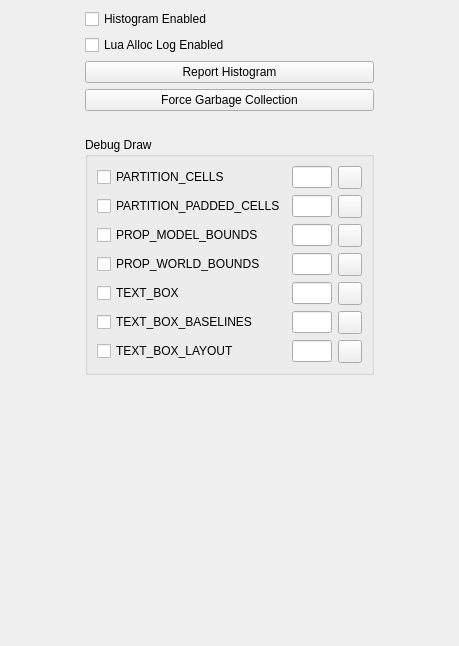
<?xml version="1.0" encoding="UTF-8"?>
<ui version="4.0">
 <class>debugdock</class>
 <widget class="QDockWidget" name="debugdock">
  <property name="geometry">
   <rect>
    <x>0</x>
    <y>0</y>
    <width>459</width>
    <height>646</height>
   </rect>
  </property>
  <property name="windowTitle">
   <string>Debug</string>
  </property>
  <widget class="QWidget" name="dockWidgetContents">
   <layout class="QGridLayout" name="gridLayout">
    <item row="1" column="1">
     <widget class="QCheckBox" name="allocLog">
      <property name="text">
       <string>Lua Alloc Log Enabled</string>
      </property>
     </widget>
    </item>
    <item row="15" column="1">
     <widget class="QGroupBox" name="groupBox">
      <property name="title">
       <string>Debug Draw</string>
      </property>
      <layout class="QGridLayout" name="gridLayout_2">
       <item row="0" column="0">
        <widget class="QCheckBox" name="partitionCells">
         <property name="text">
          <string>PARTITION_CELLS</string>
         </property>
        </widget>
       </item>
       <item row="1" column="0">
        <widget class="QCheckBox" name="partitionPaddedCells">
         <property name="text">
          <string>PARTITION_PADDED_CELLS</string>
         </property>
        </widget>
       </item>
       <item row="1" column="1">
        <widget class="QLineEdit" name="partitionPaddedCellsWidth">
         <property name="sizePolicy">
          <sizepolicy hsizetype="Fixed" vsizetype="Fixed">
           <horstretch>0</horstretch>
           <verstretch>0</verstretch>
          </sizepolicy>
         </property>
         <property name="maximumSize">
          <size>
           <width>40</width>
           <height>16777215</height>
          </size>
         </property>
        </widget>
       </item>
       <item row="5" column="0">
        <widget class="QCheckBox" name="textBox">
         <property name="text">
          <string>TEXT_BOX</string>
         </property>
        </widget>
       </item>
       <item row="0" column="1">
        <widget class="QLineEdit" name="partitionCellsWidth">
         <property name="sizePolicy">
          <sizepolicy hsizetype="Fixed" vsizetype="Fixed">
           <horstretch>0</horstretch>
           <verstretch>0</verstretch>
          </sizepolicy>
         </property>
         <property name="maximumSize">
          <size>
           <width>40</width>
           <height>16777215</height>
          </size>
         </property>
        </widget>
       </item>
       <item row="8" column="0">
        <widget class="QCheckBox" name="textBoxLayout">
         <property name="text">
          <string>TEXT_BOX_LAYOUT</string>
         </property>
        </widget>
       </item>
       <item row="7" column="0">
        <widget class="QCheckBox" name="textBoxBaselines">
         <property name="text">
          <string>TEXT_BOX_BASELINES</string>
         </property>
        </widget>
       </item>
       <item row="0" column="2">
        <widget class="QToolButton" name="partitionCellsColor">
         <property name="focusPolicy">
          <enum>Qt::ClickFocus</enum>
         </property>
         <property name="text">
          <string/>
         </property>
        </widget>
       </item>
       <item row="1" column="2">
        <widget class="QToolButton" name="partitionPaddedCellsColor">
         <property name="focusPolicy">
          <enum>Qt::ClickFocus</enum>
         </property>
         <property name="text">
          <string/>
         </property>
        </widget>
       </item>
       <item row="2" column="0">
        <widget class="QCheckBox" name="propModelBounds">
         <property name="text">
          <string>PROP_MODEL_BOUNDS</string>
         </property>
        </widget>
       </item>
       <item row="4" column="0">
        <widget class="QCheckBox" name="propWorldBounds">
         <property name="text">
          <string>PROP_WORLD_BOUNDS</string>
         </property>
        </widget>
       </item>
       <item row="2" column="1">
        <widget class="QLineEdit" name="propModelBoundsWidth">
         <property name="sizePolicy">
          <sizepolicy hsizetype="Fixed" vsizetype="Fixed">
           <horstretch>0</horstretch>
           <verstretch>0</verstretch>
          </sizepolicy>
         </property>
         <property name="maximumSize">
          <size>
           <width>40</width>
           <height>16777215</height>
          </size>
         </property>
        </widget>
       </item>
       <item row="2" column="2">
        <widget class="QToolButton" name="propModelBoundsColor">
         <property name="focusPolicy">
          <enum>Qt::ClickFocus</enum>
         </property>
         <property name="text">
          <string/>
         </property>
        </widget>
       </item>
       <item row="4" column="1">
        <widget class="QLineEdit" name="propWorldBoundsWidth">
         <property name="sizePolicy">
          <sizepolicy hsizetype="Fixed" vsizetype="Fixed">
           <horstretch>0</horstretch>
           <verstretch>0</verstretch>
          </sizepolicy>
         </property>
         <property name="maximumSize">
          <size>
           <width>40</width>
           <height>16777215</height>
          </size>
         </property>
        </widget>
       </item>
       <item row="4" column="2">
        <widget class="QToolButton" name="propWorldBoundsColor">
         <property name="focusPolicy">
          <enum>Qt::ClickFocus</enum>
         </property>
         <property name="text">
          <string/>
         </property>
        </widget>
       </item>
       <item row="5" column="1">
        <widget class="QLineEdit" name="textBoxWidth">
         <property name="sizePolicy">
          <sizepolicy hsizetype="Fixed" vsizetype="Fixed">
           <horstretch>0</horstretch>
           <verstretch>0</verstretch>
          </sizepolicy>
         </property>
         <property name="maximumSize">
          <size>
           <width>40</width>
           <height>16777215</height>
          </size>
         </property>
        </widget>
       </item>
       <item row="7" column="1">
        <widget class="QLineEdit" name="textBoxBaselinesWidth">
         <property name="sizePolicy">
          <sizepolicy hsizetype="Fixed" vsizetype="Fixed">
           <horstretch>0</horstretch>
           <verstretch>0</verstretch>
          </sizepolicy>
         </property>
         <property name="maximumSize">
          <size>
           <width>40</width>
           <height>16777215</height>
          </size>
         </property>
        </widget>
       </item>
       <item row="8" column="1">
        <widget class="QLineEdit" name="textBoxLayoutWidth">
         <property name="sizePolicy">
          <sizepolicy hsizetype="Fixed" vsizetype="Fixed">
           <horstretch>0</horstretch>
           <verstretch>0</verstretch>
          </sizepolicy>
         </property>
         <property name="maximumSize">
          <size>
           <width>40</width>
           <height>16777215</height>
          </size>
         </property>
        </widget>
       </item>
       <item row="5" column="2">
        <widget class="QToolButton" name="textBoxColor">
         <property name="focusPolicy">
          <enum>Qt::ClickFocus</enum>
         </property>
         <property name="text">
          <string/>
         </property>
        </widget>
       </item>
       <item row="7" column="2">
        <widget class="QToolButton" name="textBoxBaselinesColor">
         <property name="focusPolicy">
          <enum>Qt::ClickFocus</enum>
         </property>
         <property name="text">
          <string/>
         </property>
        </widget>
       </item>
       <item row="8" column="2">
        <widget class="QToolButton" name="textBoxLayoutColor">
         <property name="focusPolicy">
          <enum>Qt::ClickFocus</enum>
         </property>
         <property name="text">
          <string/>
         </property>
        </widget>
       </item>
      </layout>
     </widget>
    </item>
    <item row="4" column="1">
     <spacer name="verticalSpacer_2">
      <property name="orientation">
       <enum>Qt::Vertical</enum>
      </property>
      <property name="sizeType">
       <enum>QSizePolicy::Fixed</enum>
      </property>
      <property name="sizeHint" stdset="0">
       <size>
        <width>20</width>
        <height>20</height>
       </size>
      </property>
     </spacer>
    </item>
    <item row="15" column="0">
     <spacer name="horizontalSpacer">
      <property name="orientation">
       <enum>Qt::Horizontal</enum>
      </property>
      <property name="sizeHint" stdset="0">
       <size>
        <width>124</width>
        <height>20</height>
       </size>
      </property>
     </spacer>
    </item>
    <item row="0" column="1">
     <widget class="QCheckBox" name="histogram">
      <property name="text">
       <string>Histogram Enabled</string>
      </property>
     </widget>
    </item>
    <item row="2" column="1">
     <widget class="QPushButton" name="reportHistogram_btn">
      <property name="text">
       <string>Report Histogram</string>
      </property>
     </widget>
    </item>
    <item row="16" column="1">
     <spacer name="verticalSpacer">
      <property name="orientation">
       <enum>Qt::Vertical</enum>
      </property>
      <property name="sizeHint" stdset="0">
       <size>
        <width>20</width>
        <height>319</height>
       </size>
      </property>
     </spacer>
    </item>
    <item row="15" column="2">
     <spacer name="horizontalSpacer_2">
      <property name="orientation">
       <enum>Qt::Horizontal</enum>
      </property>
      <property name="sizeHint" stdset="0">
       <size>
        <width>124</width>
        <height>20</height>
       </size>
      </property>
     </spacer>
    </item>
    <item row="3" column="1">
     <widget class="QPushButton" name="forceGC_btn">
      <property name="text">
       <string>Force Garbage Collection</string>
      </property>
     </widget>
    </item>
   </layout>
  </widget>
 </widget>
 <tabstops>
  <tabstop>histogram</tabstop>
  <tabstop>allocLog</tabstop>
  <tabstop>reportHistogram_btn</tabstop>
  <tabstop>forceGC_btn</tabstop>
  <tabstop>partitionCells</tabstop>
  <tabstop>partitionCellsWidth</tabstop>
  <tabstop>partitionPaddedCells</tabstop>
  <tabstop>partitionPaddedCellsWidth</tabstop>
  <tabstop>propModelBounds</tabstop>
  <tabstop>propModelBoundsWidth</tabstop>
  <tabstop>propWorldBounds</tabstop>
  <tabstop>propWorldBoundsWidth</tabstop>
  <tabstop>textBox</tabstop>
  <tabstop>textBoxWidth</tabstop>
  <tabstop>textBoxBaselines</tabstop>
  <tabstop>textBoxBaselinesWidth</tabstop>
  <tabstop>textBoxLayout</tabstop>
  <tabstop>textBoxLayoutWidth</tabstop>
  <tabstop>propWorldBoundsColor</tabstop>
  <tabstop>textBoxColor</tabstop>
  <tabstop>textBoxBaselinesColor</tabstop>
  <tabstop>textBoxLayoutColor</tabstop>
  <tabstop>partitionPaddedCellsColor</tabstop>
  <tabstop>propModelBoundsColor</tabstop>
  <tabstop>partitionCellsColor</tabstop>
 </tabstops>
 <resources/>
 <connections>
  <connection>
   <sender>partitionCells</sender>
   <signal>toggled(bool)</signal>
   <receiver>debugdock</receiver>
   <slot>togglePartitionCells(bool)</slot>
   <hints>
    <hint type="sourcelabel">
     <x>246</x>
     <y>50</y>
    </hint>
    <hint type="destinationlabel">
     <x>285</x>
     <y>281</y>
    </hint>
   </hints>
  </connection>
  <connection>
   <sender>partitionPaddedCells</sender>
   <signal>toggled(bool)</signal>
   <receiver>debugdock</receiver>
   <slot>togglePartitionPaddedCells(bool)</slot>
   <hints>
    <hint type="sourcelabel">
     <x>246</x>
     <y>86</y>
    </hint>
    <hint type="destinationlabel">
     <x>285</x>
     <y>281</y>
    </hint>
   </hints>
  </connection>
  <connection>
   <sender>propModelBounds</sender>
   <signal>toggled(bool)</signal>
   <receiver>debugdock</receiver>
   <slot>togglePropModelBounds(bool)</slot>
   <hints>
    <hint type="sourcelabel">
     <x>246</x>
     <y>122</y>
    </hint>
    <hint type="destinationlabel">
     <x>285</x>
     <y>281</y>
    </hint>
   </hints>
  </connection>
  <connection>
   <sender>propWorldBounds</sender>
   <signal>toggled(bool)</signal>
   <receiver>debugdock</receiver>
   <slot>togglePropWorldBounds(bool)</slot>
   <hints>
    <hint type="sourcelabel">
     <x>246</x>
     <y>158</y>
    </hint>
    <hint type="destinationlabel">
     <x>285</x>
     <y>281</y>
    </hint>
   </hints>
  </connection>
  <connection>
   <sender>textBox</sender>
   <signal>toggled(bool)</signal>
   <receiver>debugdock</receiver>
   <slot>toggleTextBox(bool)</slot>
   <hints>
    <hint type="sourcelabel">
     <x>246</x>
     <y>194</y>
    </hint>
    <hint type="destinationlabel">
     <x>285</x>
     <y>281</y>
    </hint>
   </hints>
  </connection>
  <connection>
   <sender>textBoxBaselines</sender>
   <signal>toggled(bool)</signal>
   <receiver>debugdock</receiver>
   <slot>toggleTextBoxBaselines(bool)</slot>
   <hints>
    <hint type="sourcelabel">
     <x>246</x>
     <y>230</y>
    </hint>
    <hint type="destinationlabel">
     <x>285</x>
     <y>281</y>
    </hint>
   </hints>
  </connection>
  <connection>
   <sender>textBoxLayout</sender>
   <signal>toggled(bool)</signal>
   <receiver>debugdock</receiver>
   <slot>toggleTextBoxLayout(bool)</slot>
   <hints>
    <hint type="sourcelabel">
     <x>246</x>
     <y>266</y>
    </hint>
    <hint type="destinationlabel">
     <x>285</x>
     <y>281</y>
    </hint>
   </hints>
  </connection>
  <connection>
   <sender>partitionCellsWidth</sender>
   <signal>textChanged(QString)</signal>
   <receiver>debugdock</receiver>
   <slot>setWidthPartitionCells(QString)</slot>
   <hints>
    <hint type="sourcelabel">
     <x>365</x>
     <y>50</y>
    </hint>
    <hint type="destinationlabel">
     <x>285</x>
     <y>281</y>
    </hint>
   </hints>
  </connection>
  <connection>
   <sender>partitionPaddedCellsWidth</sender>
   <signal>textChanged(QString)</signal>
   <receiver>debugdock</receiver>
   <slot>setWidthPartitionPaddedCells(QString)</slot>
   <hints>
    <hint type="sourcelabel">
     <x>365</x>
     <y>86</y>
    </hint>
    <hint type="destinationlabel">
     <x>285</x>
     <y>281</y>
    </hint>
   </hints>
  </connection>
  <connection>
   <sender>propModelBoundsWidth</sender>
   <signal>textChanged(QString)</signal>
   <receiver>debugdock</receiver>
   <slot>setWidthPropModelBounds(QString)</slot>
   <hints>
    <hint type="sourcelabel">
     <x>365</x>
     <y>122</y>
    </hint>
    <hint type="destinationlabel">
     <x>285</x>
     <y>281</y>
    </hint>
   </hints>
  </connection>
  <connection>
   <sender>propWorldBoundsWidth</sender>
   <signal>textChanged(QString)</signal>
   <receiver>debugdock</receiver>
   <slot>setWidthPropWorldBounds(QString)</slot>
   <hints>
    <hint type="sourcelabel">
     <x>365</x>
     <y>158</y>
    </hint>
    <hint type="destinationlabel">
     <x>285</x>
     <y>281</y>
    </hint>
   </hints>
  </connection>
  <connection>
   <sender>textBoxWidth</sender>
   <signal>textChanged(QString)</signal>
   <receiver>debugdock</receiver>
   <slot>setWidthTextBox(QString)</slot>
   <hints>
    <hint type="sourcelabel">
     <x>365</x>
     <y>194</y>
    </hint>
    <hint type="destinationlabel">
     <x>285</x>
     <y>281</y>
    </hint>
   </hints>
  </connection>
  <connection>
   <sender>textBoxBaselinesWidth</sender>
   <signal>textChanged(QString)</signal>
   <receiver>debugdock</receiver>
   <slot>setWidthTextBoxBaselines(QString)</slot>
   <hints>
    <hint type="sourcelabel">
     <x>365</x>
     <y>230</y>
    </hint>
    <hint type="destinationlabel">
     <x>285</x>
     <y>281</y>
    </hint>
   </hints>
  </connection>
  <connection>
   <sender>textBoxLayoutWidth</sender>
   <signal>textChanged(QString)</signal>
   <receiver>debugdock</receiver>
   <slot>setWidthTextBoxLayout(QString)</slot>
   <hints>
    <hint type="sourcelabel">
     <x>365</x>
     <y>266</y>
    </hint>
    <hint type="destinationlabel">
     <x>285</x>
     <y>281</y>
    </hint>
   </hints>
  </connection>
  <connection>
   <sender>partitionCellsColor</sender>
   <signal>clicked()</signal>
   <receiver>debugdock</receiver>
   <slot>pickColorPartitionCells()</slot>
   <hints>
    <hint type="sourcelabel">
     <x>408</x>
     <y>50</y>
    </hint>
    <hint type="destinationlabel">
     <x>285</x>
     <y>281</y>
    </hint>
   </hints>
  </connection>
  <connection>
   <sender>partitionPaddedCellsColor</sender>
   <signal>clicked()</signal>
   <receiver>debugdock</receiver>
   <slot>pickColorPartitionPaddedCells()</slot>
   <hints>
    <hint type="sourcelabel">
     <x>408</x>
     <y>86</y>
    </hint>
    <hint type="destinationlabel">
     <x>285</x>
     <y>281</y>
    </hint>
   </hints>
  </connection>
  <connection>
   <sender>propModelBoundsColor</sender>
   <signal>clicked()</signal>
   <receiver>debugdock</receiver>
   <slot>pickColorPropModelBounds()</slot>
   <hints>
    <hint type="sourcelabel">
     <x>408</x>
     <y>122</y>
    </hint>
    <hint type="destinationlabel">
     <x>285</x>
     <y>281</y>
    </hint>
   </hints>
  </connection>
  <connection>
   <sender>propWorldBoundsColor</sender>
   <signal>clicked()</signal>
   <receiver>debugdock</receiver>
   <slot>pickColorPropWorldBounds()</slot>
   <hints>
    <hint type="sourcelabel">
     <x>408</x>
     <y>158</y>
    </hint>
    <hint type="destinationlabel">
     <x>285</x>
     <y>281</y>
    </hint>
   </hints>
  </connection>
  <connection>
   <sender>textBoxColor</sender>
   <signal>clicked()</signal>
   <receiver>debugdock</receiver>
   <slot>pickColorTextBox()</slot>
   <hints>
    <hint type="sourcelabel">
     <x>408</x>
     <y>194</y>
    </hint>
    <hint type="destinationlabel">
     <x>285</x>
     <y>281</y>
    </hint>
   </hints>
  </connection>
  <connection>
   <sender>textBoxBaselinesColor</sender>
   <signal>clicked()</signal>
   <receiver>debugdock</receiver>
   <slot>pickColorTextBoxBaselines()</slot>
   <hints>
    <hint type="sourcelabel">
     <x>408</x>
     <y>230</y>
    </hint>
    <hint type="destinationlabel">
     <x>285</x>
     <y>281</y>
    </hint>
   </hints>
  </connection>
  <connection>
   <sender>textBoxLayoutColor</sender>
   <signal>clicked()</signal>
   <receiver>debugdock</receiver>
   <slot>pickColorTextBoxLayout()</slot>
   <hints>
    <hint type="sourcelabel">
     <x>408</x>
     <y>266</y>
    </hint>
    <hint type="destinationlabel">
     <x>285</x>
     <y>281</y>
    </hint>
   </hints>
  </connection>
  <connection>
   <sender>allocLog</sender>
   <signal>toggled(bool)</signal>
   <receiver>debugdock</receiver>
   <slot>toggleLuaAllocLogEnabled(bool)</slot>
   <hints>
    <hint type="sourcelabel">
     <x>232</x>
     <y>67</y>
    </hint>
    <hint type="destinationlabel">
     <x>229</x>
     <y>322</y>
    </hint>
   </hints>
  </connection>
  <connection>
   <sender>histogram</sender>
   <signal>toggled(bool)</signal>
   <receiver>debugdock</receiver>
   <slot>toggleHistogramEnabled(bool)</slot>
   <hints>
    <hint type="sourcelabel">
     <x>232</x>
     <y>44</y>
    </hint>
    <hint type="destinationlabel">
     <x>229</x>
     <y>322</y>
    </hint>
   </hints>
  </connection>
  <connection>
   <sender>reportHistogram_btn</sender>
   <signal>clicked()</signal>
   <receiver>debugdock</receiver>
   <slot>reportHistogram()</slot>
   <hints>
    <hint type="sourcelabel">
     <x>229</x>
     <y>99</y>
    </hint>
    <hint type="destinationlabel">
     <x>229</x>
     <y>322</y>
    </hint>
   </hints>
  </connection>
  <connection>
   <sender>forceGC_btn</sender>
   <signal>clicked()</signal>
   <receiver>debugdock</receiver>
   <slot>forceGC()</slot>
   <hints>
    <hint type="sourcelabel">
     <x>229</x>
     <y>133</y>
    </hint>
    <hint type="destinationlabel">
     <x>229</x>
     <y>322</y>
    </hint>
   </hints>
  </connection>
  <connection>
   <sender>histogram</sender>
   <signal>toggled(bool)</signal>
   <receiver>reportHistogram_btn</receiver>
   <slot>setEnabled(bool)</slot>
   <hints>
    <hint type="sourcelabel">
     <x>232</x>
     <y>44</y>
    </hint>
    <hint type="destinationlabel">
     <x>229</x>
     <y>99</y>
    </hint>
   </hints>
  </connection>
 </connections>
 <slots>
  <slot>togglePartitionCells(bool)</slot>
  <slot>togglePartitionPaddedCells(bool)</slot>
  <slot>togglePropModelBounds(bool)</slot>
  <slot>togglePropWorldBounds(bool)</slot>
  <slot>toggleTextBox(bool)</slot>
  <slot>toggleTextBoxBaselines(bool)</slot>
  <slot>toggleTextBoxLayout(bool)</slot>
  <slot>setWidthPartitionCells(QString)</slot>
  <slot>setWidthPartitionPaddedCells(QString)</slot>
  <slot>setWidthPropModelBounds(QString)</slot>
  <slot>setWidthPropWorldBounds(QString)</slot>
  <slot>setWidthTextBox(QString)</slot>
  <slot>setWidthTextBoxBaselines(QString)</slot>
  <slot>setWidthTextBoxLayout(QString)</slot>
  <slot>pickColorPartitionCells()</slot>
  <slot>pickColorPartitionPaddedCells()</slot>
  <slot>pickColorPropModelBounds()</slot>
  <slot>pickColorPropWorldBounds()</slot>
  <slot>pickColorTextBox()</slot>
  <slot>pickColorTextBoxBaselines()</slot>
  <slot>pickColorTextBoxLayout()</slot>
  <slot>toggleHistogramEnabled(bool)</slot>
  <slot>toggleLuaAllocLogEnabled(bool)</slot>
  <slot>reportHistogram()</slot>
  <slot>forceGC()</slot>
 </slots>
</ui>
